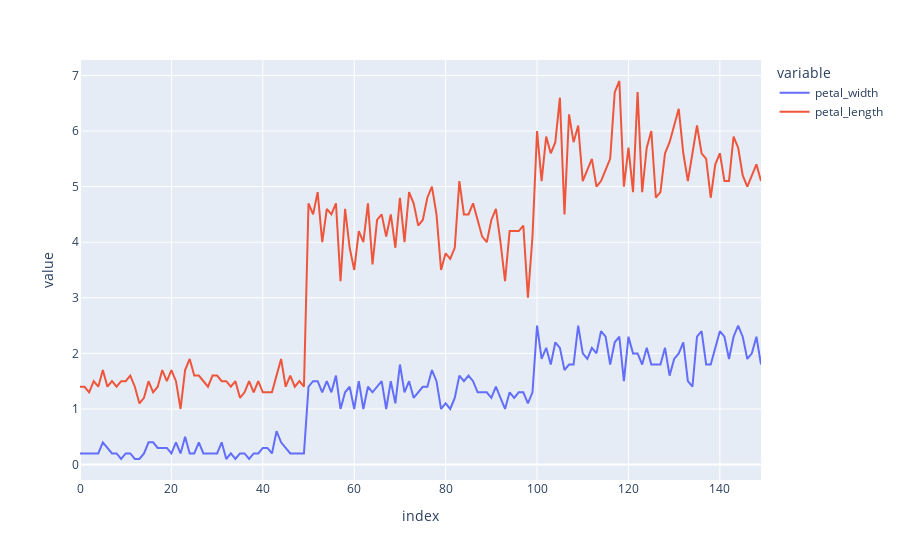

Notebook cell for this chart:
### Code cell
fig1 = px.line(df_iris[["petal_width","petal_length"]])
fig1.show()

### Figure 1 — Plotly figure (JSON) as saved in the notebook; plotly's stock layout.template omitted (floating-point values rounded to 4 significant figures; data arrays with more than 128 entries replaced by an {"elided": "..."} marker saying what was removed)
{"data": [{"hovertemplate": "variable=petal_width<br>index=%{x}<br>value=%{y}<extra></extra>", "legendgroup": "petal_width", "line": {"color": "#636efa", "dash": "solid"}, "mode": "lines", "name": "petal_width", "orientation": "v", "showlegend": true, "type": "scatter", "x": {"elided": "150 int values"}, "xaxis": "x", "y": {"elided": "150 float values"}, "yaxis": "y"}, {"hovertemplate": "variable=petal_length<br>index=%{x}<br>value=%{y}<extra></extra>", "legendgroup": "petal_length", "line": {"color": "#EF553B", "dash": "solid"}, "mode": "lines", "name": "petal_length", "orientation": "v", "showlegend": true, "type": "scatter", "x": {"elided": "150 int values"}, "xaxis": "x", "y": {"elided": "150 float values"}, "yaxis": "y"}], "layout": {"legend": {"title": {"text": "variable"}, "tracegroupgap": 0}, "margin": {"t": 60}, "xaxis": {"anchor": "y", "domain": [0, 1], "title": {"text": "index"}}, "yaxis": {"anchor": "x", "domain": [0, 1], "title": {"text": "value"}}}}
